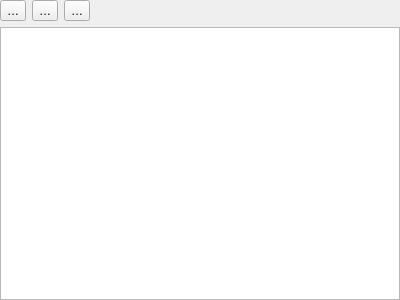
<?xml version="1.0" encoding="UTF-8"?>
<ui version="4.0">
 <class>QgsDatumTransformTableWidgetBase</class>
 <widget class="QWidget" name="QgsDatumTransformTableWidgetBase">
  <property name="geometry">
   <rect>
    <x>0</x>
    <y>0</y>
    <width>400</width>
    <height>300</height>
   </rect>
  </property>
  <property name="windowTitle">
   <string notr="true">Form</string>
  </property>
  <layout class="QGridLayout" name="gridLayout">
   <property name="leftMargin">
    <number>0</number>
   </property>
   <property name="topMargin">
    <number>0</number>
   </property>
   <property name="rightMargin">
    <number>0</number>
   </property>
   <property name="bottomMargin">
    <number>0</number>
   </property>
   <item row="0" column="1">
    <widget class="QToolButton" name="mAddButton">
     <property name="text">
      <string>…</string>
     </property>
     <property name="icon">
      <iconset resource="../../images/images.qrc">
       <normaloff>:/images/themes/default/symbologyAdd.svg</normaloff>:/images/themes/default/symbologyAdd.svg</iconset>
     </property>
    </widget>
   </item>
   <item row="0" column="2">
    <widget class="QToolButton" name="mRemoveButton">
     <property name="text">
      <string>…</string>
     </property>
     <property name="icon">
      <iconset resource="../../images/images.qrc">
       <normaloff>:/images/themes/default/symbologyRemove.svg</normaloff>:/images/themes/default/symbologyRemove.svg</iconset>
     </property>
    </widget>
   </item>
   <item row="0" column="3">
    <widget class="QToolButton" name="mEditButton">
     <property name="text">
      <string>…</string>
     </property>
     <property name="icon">
      <iconset resource="../../images/images.qrc">
       <normaloff>:/images/themes/default/mActionToggleEditing.svg</normaloff>:/images/themes/default/mActionToggleEditing.svg</iconset>
     </property>
    </widget>
   </item>
   <item row="0" column="4">
    <spacer name="horizontalSpacer_5">
     <property name="orientation">
      <enum>Qt::Horizontal</enum>
     </property>
     <property name="sizeHint" stdset="0">
      <size>
       <width>237</width>
       <height>17</height>
      </size>
     </property>
    </spacer>
   </item>
   <item row="1" column="1" colspan="4">
    <widget class="QTableView" name="mTableView"/>
   </item>
  </layout>
 </widget>
 <resources>
  <include location="../../images/images.qrc"/>
 </resources>
 <connections/>
</ui>
